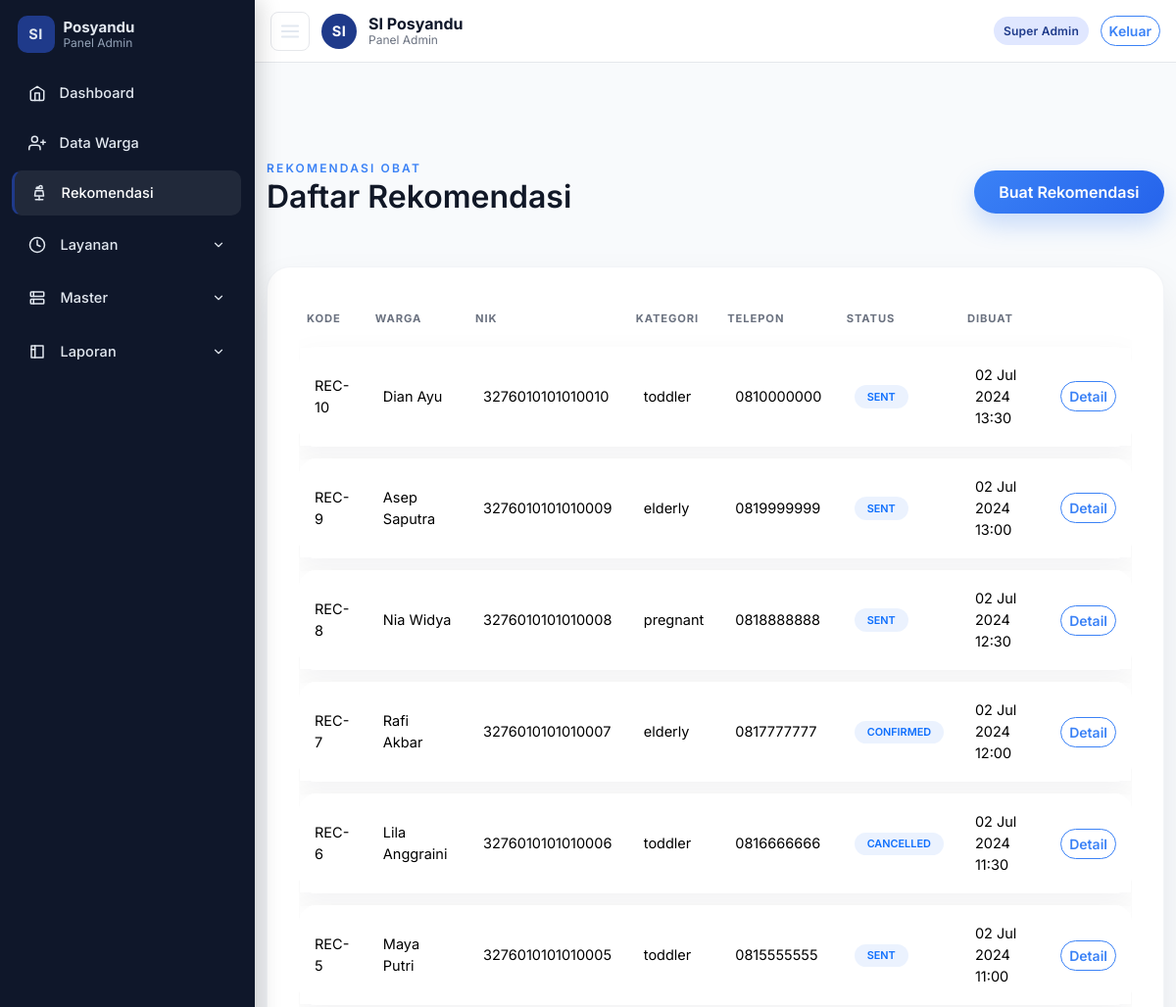
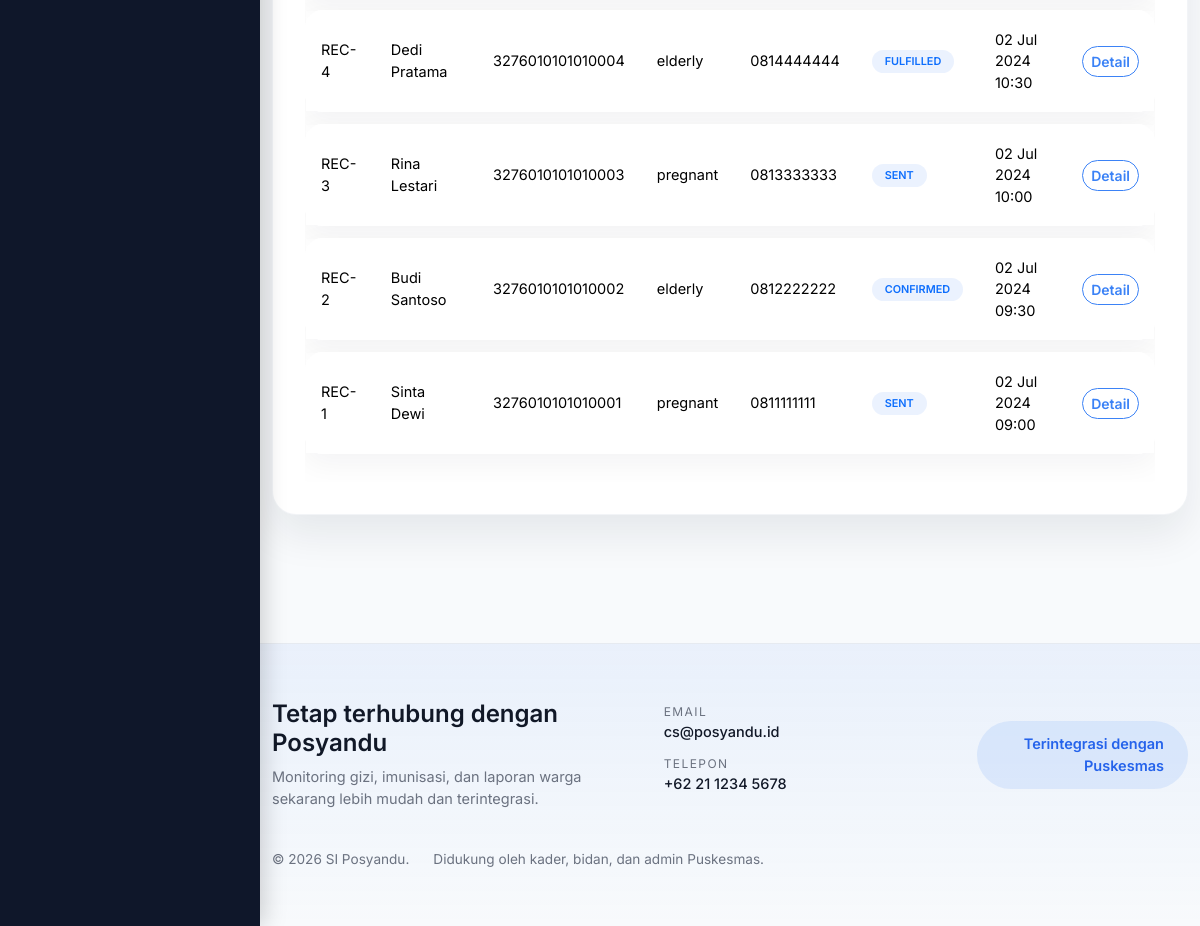
Page /public/index.php?page=recommendations (signed in) on the committed database (2 pictures, top to bottom).
### tables this page shows
CREATE TABLE recommendations (
    id INT AUTO_INCREMENT PRIMARY KEY,
    resident_id INT NOT NULL,
    admin_id INT NOT NULL,
    notes TEXT NULL,
    status ENUM('SENT','CONFIRMED','FULFILLED','CANCELLED') NOT NULL DEFAULT 'SENT',
    created_at TIMESTAMP DEFAULT CURRENT_TIMESTAMP,
    CONSTRAINT fk_rec_resident FOREIGN KEY (resident_id) REFERENCES residents(id) ON DELETE CASCADE,
    CONSTRAINT fk_rec_admin FOREIGN KEY (admin_id) REFERENCES users(id) ON DELETE CASCADE
);

CREATE TABLE residents (
    id INT AUTO_INCREMENT PRIMARY KEY,
    name VARCHAR(120) NOT NULL,
    nik VARCHAR(20) NOT NULL UNIQUE,
    family_number VARCHAR(20) NOT NULL,
    address TEXT NOT NULL,
    phone VARCHAR(20) NOT NULL,
    birth_date DATE NOT NULL,
    gender ENUM('male', 'female') NOT NULL,
    category ENUM('pregnant', 'toddler', 'elderly') NOT NULL,
    created_at TIMESTAMP DEFAULT CURRENT_TIMESTAMP
);

### app/Controllers/RecommendationController.php (called while the page is built, shortened)
<?php
class RecommendationController
{
    public function adminIndex(): void
    {
        $db = Database::getInstance();
        $list = $db->query('SELECT r.*, res.name AS resident_name, res.nik, res.category, res.phone FROM recommendations r JOIN residents res ON res.id = r.resident_id ORDER BY r.created_at DESC')->fetchAll();
        include __DIR__ . '/../Views/admin/recommendations.php';
    }
}

### app/config.php (called while the page is built)
<?php
return [
    'db' => [
        'host' => '127.0.0.1',
        'port' => '3306',
        'database' => 'si_posyandu',
        'username' => 'root',
        'password' => '',
        'charset' => 'utf8mb4',
    ],
    'app' => [
        'base_url' => getenv('APP_BASE_URL') ?: '',
        'name' => 'SI Posyandu',
        'timezone' => getenv('APP_TIMEZONE') ?: 'Asia/Jakarta'
    ],
    'midtrans' => [
        'server_key' => getenv('MIDTRANS_SERVER_KEY') ?: '__MIDTRANS_SERVER_KEY__',
        'client_key' => getenv('MIDTRANS_CLIENT_KEY') ?: '__MIDTRANS_CLIENT_KEY__',
        'merchant_id' => getenv('MIDTRANS_MERCHANT_ID') ?: '__MIDTRANS_MERCHANT_ID__',
        'is_production' => getenv('MIDTRANS_IS_PRODUCTION') === 'true'
    ]
];

### app/Helpers.php (called while the page is built, shortened)
<?php
function app_config(): array
{
    static $config;
    if ($config === null) {
        $config = require __DIR__ . '/config.php';
    }
    return $config;
}
function config(?string $key = null, $default = null)
{
    $config = app_config();
    $segments = explode('.', $key);
    $value = $config;
    foreach ($segments as $segment) {
        $value = $value[$segment];
    }
    return $value;
}
function app_base_path(): string
{
    $base = trim((string) config('app.base_url', ''));
    if ($base === '' || $base === '/') {
        $scriptName = $_SERVER['SCRIPT_NAME'] ?? '/index.php';
        $dir = str_replace('\\', '/', dirname($scriptName));
        return rtrim($dir, '/');
    }
    return '/' . ltrim(rtrim($base, '/'), '/');
}
function app_entry_script(): string
{
    $base = app_base_path();
    $scriptName = $_SERVER['SCRIPT_NAME'] ?? '/index.php';
    return $base . '/index.php';
}
function url(string $path = ''): string
{
    $base = app_base_path();
    if ($path[0] === '?') {
        return app_entry_script() . $path;
    }
    $prefix = $base === '' ? '' : rtrim($base, '/');
    return $prefix . '/' . ltrim($path, '/');
}

### app/Views/admin/recommendations.php (the view)
<?php include __DIR__ . '/../layouts/header.php'; ?>
<section class="section">
    <div class="container">
        <div class="section-header d-flex justify-content-between align-items-center flex-wrap gap-2">
            <div>
                <span class="section-eyebrow">Rekomendasi Obat</span>
                <h2 class="section-title">Daftar Rekomendasi</h2>
            </div>
            <a class="btn btn-primary" href="<?= url('?page=admin-recommendations-create') ?>">Buat Rekomendasi</a>
        </div>
        <div class="surface-card">
            <div class="surface-body">
                <?php if ($list): ?>
                    <div class="table-responsive">
                        <table class="table table-modern align-middle">
                            <thead>
                                <tr>
                                    <th>Kode</th>
                                    <th>Warga</th>
                                    <th>NIK</th>
                                    <th>Kategori</th>
                                    <th>Telepon</th>
                                    <th>Status</th>
                                    <th>Dibuat</th>
                                    <th></th>
                                </tr>
                            </thead>
                            <tbody>
                                <?php foreach ($list as $row): ?>
                                    <tr>
                                        <td>REC-<?= $row['id'] ?></td>
                                        <td><?= htmlspecialchars($row['resident_name']) ?></td>
                                        <td><?= htmlspecialchars($row['nik']) ?></td>
                                        <td><?= htmlspecialchars($row['category']) ?></td>
                                        <td><?= htmlspecialchars($row['phone']) ?></td>
                                        <td><span class="badge bg-soft-primary text-primary"><?= htmlspecialchars($row['status']) ?></span></td>
                                        <td><?= date('d M Y H:i', strtotime($row['created_at'])) ?></td>
                                        <td class="text-end"><a class="btn btn-sm btn-outline-primary" href="<?= url('?page=recommendation-detail&id=' . $row['id']) ?>">Detail</a></td>
                                    </tr>
                                <?php endforeach; ?>
                            </tbody>
                        </table>
                    </div>
                <?php else: ?>
                    <p class="text-muted mb-0">Belum ada rekomendasi.</p>
                <?php endif; ?>
            </div>
        </div>
    </div>
</section>
<?php include __DIR__ . '/../layouts/footer.php'; ?>

### public/assets/css/styles.css (style rules this page uses)
:root { --primary: #3b82f6; --primary-dark: #2563eb; --primary-soft: rgba(59, 130, 246, 0.1); --success: #16a34a; --success-soft: rgba(22, 163, 74, 0.12); --warning: #f97316; --warning-soft: rgba(249, 115, 22, 0.12); --info-soft: rgba(59, 130, 246, 0.14); --bg-surface: #ffffff; --bg-page: #f5f8ff; --text-primary: #111827; --text-muted: #6b7280; --border: #e5e7eb; --shadow: 0 20px 40px rgba(15, 23, 42, 0.08); --radius-lg: 28px; }
* { box-sizing: border-box; }
body { font-family: 'Poppins', sans-serif; background: var(--bg-page); color: var(--text-primary); min-height: 100vh; }
.app-body--authenticated { background: var(--bg-page); }
.btn-primary { background: linear-gradient(135deg, var(--primary), var(--primary-dark)); border: none; border-radius: 999px; padding: 0.65rem 1.6rem; font-weight: 600; box-shadow: 0 12px 24px rgba(59, 130, 246, 0.25); }
.btn-outline-primary { border-radius: 999px; border: 1px solid var(--primary); color: var(--primary); font-weight: 600; }
.section { padding: 4rem 0; }
.section-header { margin-bottom: 2.5rem; }
.section-eyebrow { text-transform: uppercase; letter-spacing: 0.18em; font-size: 0.75rem; font-weight: 600; color: var(--primary); }
.section-title { font-size: 2rem; font-weight: 600; margin-bottom: 0.75rem; }
.surface-card { background: var(--bg-surface); border-radius: 24px; box-shadow: var(--shadow); border: 1px solid rgba(148, 163, 184, 0.12); }
.surface-body { padding: 1.5rem 2rem 2rem; }
.table-modern { border-collapse: separate; border-spacing: 0 0.75rem; }
.table-modern thead th { border: none; text-transform: uppercase; font-size: 0.7rem; color: var(--text-muted); letter-spacing: 0.08em; }
.table-modern tbody tr { background: #fff; box-shadow: 0 10px 30px rgba(15, 23, 42, 0.05); }
.table-modern tbody td { border: none; vertical-align: middle; padding: 1.15rem 1rem; }
.table-modern tbody tr td:first-child { border-top-left-radius: 18px; border-bottom-left-radius: 18px; }
.table-modern tbody tr td:last-child { border-top-right-radius: 18px; border-bottom-right-radius: 18px; }
.table-modern .badge { font-weight: 600; padding: 0.4rem 0.8rem; border-radius: 999px; }
.badge.bg-soft-primary { background: var(--primary-soft); color: var(--primary-dark); }

### app/Views/layouts/nav.php (style rules this page uses)
:root { --sidebar-bg: #0f172a; --sidebar-bg-alt: #111827; --sidebar-accent: #1f3a8a; --sidebar-hover: #1e293b; --sidebar-text: #e2e8f0; --sidebar-text-muted: #94a3b8; --sidebar-border: #1f2937; --sidebar-active: rgba(255,255,255,0.08); --body-font: "Inter", "Segoe UI", Arial, Helvetica, sans-serif; }
body { font-family: var(--body-font); font-size: 14.5px; }
.app-body--admin { background: #f8fafc; }

### rows in the picture
recommendations: id "10", resident.name "Dian Ayu", resident.nik "3276010101010010", resident.category "toddler", resident.phone "0810000000", status "SENT", created_at "02 Jul 2024 13:30"
recommendations: id "9", resident.name "Asep Saputra", resident.nik "3276010101010009", resident.category "elderly", resident.phone "0819999999", status "SENT", created_at "02 Jul 2024 13:00"
recommendations: id "8", resident.name "Nia Widya", resident.nik "3276010101010008", resident.category "pregnant", resident.phone "0818888888", status "SENT", created_at "02 Jul 2024 12:30"
recommendations: id "7", resident.name "Rafi Akbar", resident.nik "3276010101010007", resident.category "elderly", resident.phone "0817777777", status "CONFIRMED", created_at "02 Jul 2024 12:00"
recommendations: id "6", resident.name "Lila Anggraini", resident.nik "3276010101010006", resident.category "toddler", resident.phone "0816666666", status "CANCELLED", created_at "02 Jul 2024 11:30"
recommendations: id "5", resident.name "Maya Putri", resident.nik "3276010101010005", resident.category "toddler", resident.phone "0815555555", status "SENT", created_at "02 Jul 2024 11:00"
recommendations: id "4", resident.name "Dedi Pratama", resident.nik "3276010101010004", resident.category "elderly", resident.phone "0814444444", status "FULFILLED", created_at "02 Jul 2024 10:30"
recommendations: id "3", resident.name "Rina Lestari", resident.nik "3276010101010003", resident.category "pregnant", resident.phone "0813333333", status "SENT", created_at "02 Jul 2024 10:00"
recommendations: id "2", resident.name "Budi Santoso", resident.nik "3276010101010002", resident.category "elderly", resident.phone "0812222222", status "CONFIRMED", created_at "02 Jul 2024 09:30"
recommendations: id "1", resident.name "Sinta Dewi", resident.nik "3276010101010001", resident.category "pregnant", resident.phone "0811111111", status "SENT", created_at "02 Jul 2024 09:00"

### other values in the picture
str_replace('_', ' ', $currentUser['role']) "Super Admin"
config('app.name', 'SI Posyandu') "SI Posyandu"
